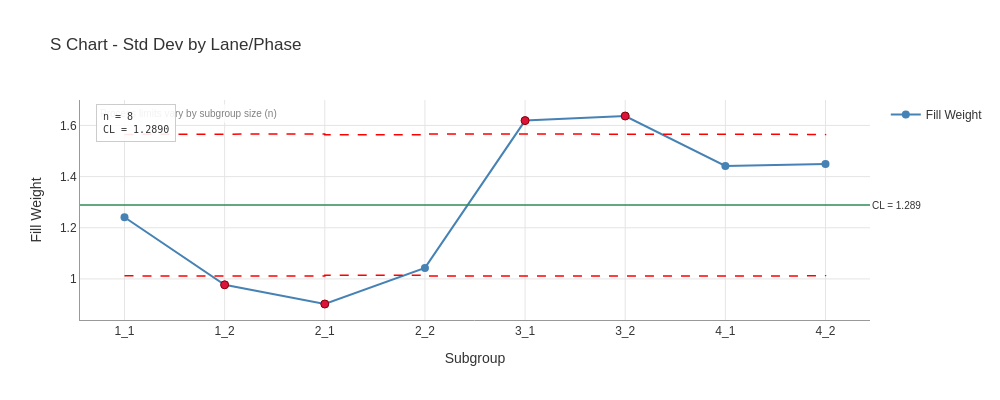

Notebook cell for this chart:
### Code cell
# Plot Sbar chart (8 points - one per Lane/Phase combination)
fig = result_xbar.plot(
    chart='Sbar',
    show_zones=True,
    show_stats=True,
    show_rules=True,
    title='S Chart - Std Dev by Lane/Phase'
)
fig.show()

### Figure 1 — Plotly figure (JSON) as saved in the notebook; plotly's stock layout.template omitted (floating-point values rounded to 4 significant figures)
{"data": [{"hovertemplate": "%{x}<br>%{y:.3f}<extra></extra>", "line": {"color": "steelblue", "width": 2.0}, "marker": {"color": "steelblue", "size": 8}, "mode": "lines+markers", "name": "Fill Weight", "type": "scatter", "x": ["1_1", "1_2", "2_1", "2_2", "3_1", "3_2", "4_1", "4_2"], "y": [1.241, 0.977, 0.902, 1.043, 1.619, 1.637, 1.442, 1.449]}, {"hovertemplate": "UPL: %{y:.3f}<extra></extra>", "line": {"color": "red", "dash": "dash", "width": 1.5}, "mode": "lines", "name": "UPL (varies)", "showlegend": false, "type": "scatter", "x": ["1_1", "1_2", "1_2", "2_1", "2_1", "2_2", "2_2", "3_1", "3_1", "3_2", "3_2", "4_1", "4_1", "4_2", "4_2"], "y": [1.565, 1.565, 1.567, 1.567, 1.564, 1.564, 1.567, 1.567, 1.565, 1.565, 1.567, 1.567, 1.565, 1.565, 1.567]}, {"hovertemplate": "LPL: %{y:.3f}<extra></extra>", "line": {"color": "red", "dash": "dash", "width": 1.5}, "mode": "lines", "name": "LPL (varies)", "showlegend": false, "type": "scatter", "x": ["1_1", "1_2", "1_2", "2_1", "2_1", "2_2", "2_2", "3_1", "3_1", "3_2", "3_2", "4_1", "4_1", "4_2", "4_2"], "y": [1.012, 1.012, 1.011, 1.011, 1.014, 1.014, 1.011, 1.011, 1.012, 1.012, 1.011, 1.011, 1.012, 1.012, 1.011]}, {"hovertemplate": "Out of Control<br>%{x}<br>%{y:.3f}<extra></extra>", "marker": {"color": "#DC143C", "line": {"color": "#8B0000", "width": 1.0}, "size": 8, "symbol": "circle"}, "mode": "markers", "name": "Out of Control", "showlegend": false, "type": "scatter", "x": ["1_2", "2_1", "3_1", "3_2"], "y": [0.977, 0.902, 1.619, 1.637]}], "layout": {"annotations": [{"bgcolor": "rgba(255,255,255,0.8)", "borderpad": 3, "font": {"color": "gray", "size": 10}, "showarrow": false, "text": "Process limits vary by subgroup size (n)", "x": 0.02, "xref": "paper", "y": 0.98, "yref": "paper"}, {"font": {"size": 10}, "showarrow": false, "text": "CL = 1.289", "x": 1, "xanchor": "left", "xref": "x domain", "y": 1.289, "yanchor": "middle", "yref": "y"}, {"align": "left", "bgcolor": "rgba(255, 255, 255, 0.9)", "bordercolor": "#CCCCCC", "borderpad": 6, "borderwidth": 1, "font": {"color": "#333333", "family": "monospace", "size": 10}, "showarrow": false, "text": "n = 8<br>CL = 1.2890", "x": 0.02, "xanchor": "left", "xref": "paper", "y": 0.98, "yanchor": "top", "yref": "paper"}], "font": {"color": "#333333", "family": "Arial, sans-serif", "size": 12}, "height": 400, "hovermode": "x unified", "paper_bgcolor": "white", "plot_bgcolor": "white", "shapes": [{"line": {"color": "#2E8B57", "width": 1.5}, "type": "line", "x0": 0, "x1": 1, "xref": "x domain", "y0": 1.289, "y1": 1.289, "yref": "y"}], "showlegend": true, "title": {"text": "S Chart - Std Dev by Lane/Phase"}, "width": 1000, "xaxis": {"gridcolor": "#E5E5E5", "gridwidth": 1.0, "linecolor": "#999999", "linewidth": 1.0, "showgrid": true, "showline": true, "title": {"text": "Subgroup"}}, "yaxis": {"gridcolor": "#E5E5E5", "gridwidth": 1.0, "linecolor": "#999999", "linewidth": 1.0, "showgrid": true, "showline": true, "title": {"text": "Fill Weight"}}}}
